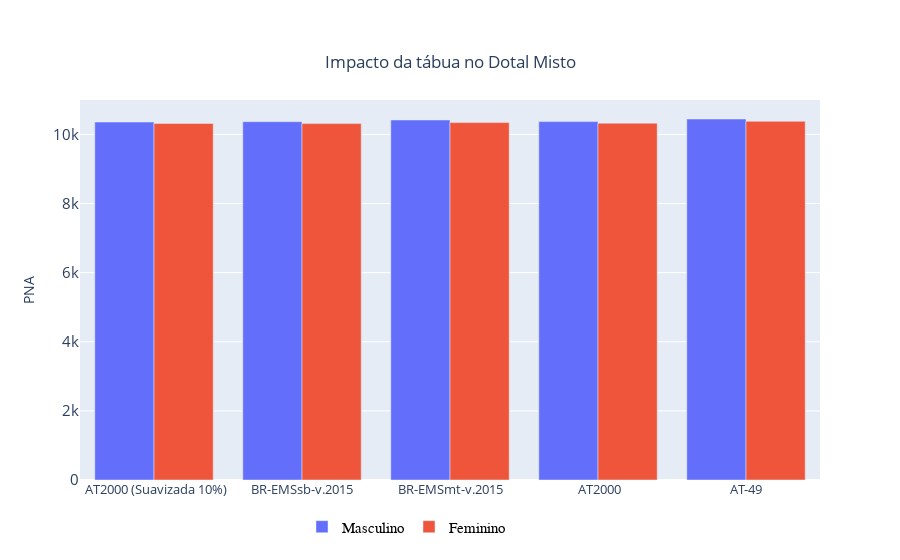

The notebook cell saved with this chart:
### Code cell
tables = [' AT2000 (Suavizada 10%)', 'BR-EMSsb-v.2015', 'BR-EMSmt-v.2015', ' AT2000', 'AT-49']
pna_ =[]
for gender in ["M", "F"] :
    for tb in tables:
        b.select_table(tb, gender)
        b.gen_commutations(0.04)
        b.calc_premium(age=30, dif_benef=0, 
             term_benef=20, dif_pay=0, 
             term_pay=5, antecip_pay=False, prod='D')
        pna_.append(b.pna*value)
    
fig = go.Figure(data=[
    go.Bar(name='Masculino', x=tables, y=pna_[:5]),
    go.Bar(name='Feminino', x=tables, y=pna_[5:])
])
# Change the bar mode
fig.update_layout(barmode='group')

title = "Impacto da tábua no Dotal Misto"
    
    
fig.update_layout(title={'text':title,
                              'y':0.9,
                              'x':0.5,
                             'xanchor': 'center',
                             'yanchor': 'top'},
                      yaxis_title='PNA', 
                      legend_orientation="h",
                      legend=dict(x=0.30, y=-0.08,
                                  font=dict(
                                  family="arial",
                                  size=15,
                                  color="black"
                      )))
fig.update_xaxes(tickfont = dict(size=13))
fig.update_yaxes(tickfont = dict(size=15))
fig.show()

### Figure 1 — Plotly figure (JSON) as saved in the notebook; plotly's stock layout.template omitted (floating-point values rounded to 4 significant figures)
{"data": [{"name": "Masculino", "type": "bar", "x": [" AT2000 (Suavizada 10%)", "BR-EMSsb-v.2015", "BR-EMSmt-v.2015", " AT2000", "AT-49"], "y": [10360.0, 10370.0, 10420.0, 10370.0, 10450.0]}, {"name": "Feminino", "type": "bar", "x": [" AT2000 (Suavizada 10%)", "BR-EMSsb-v.2015", "BR-EMSmt-v.2015", " AT2000", "AT-49"], "y": [10320.0, 10310.0, 10340.0, 10320.0, 10380.0]}], "layout": {"barmode": "group", "legend": {"font": {"color": "black", "family": "arial", "size": 15}, "orientation": "h", "x": 0.3, "y": -0.08}, "title": {"text": "Impacto da tábua no Dotal Misto", "x": 0.5, "xanchor": "center", "y": 0.9, "yanchor": "top"}, "xaxis": {"tickfont": {"size": 13}}, "yaxis": {"tickfont": {"size": 15}, "title": {"text": "PNA"}}}}
